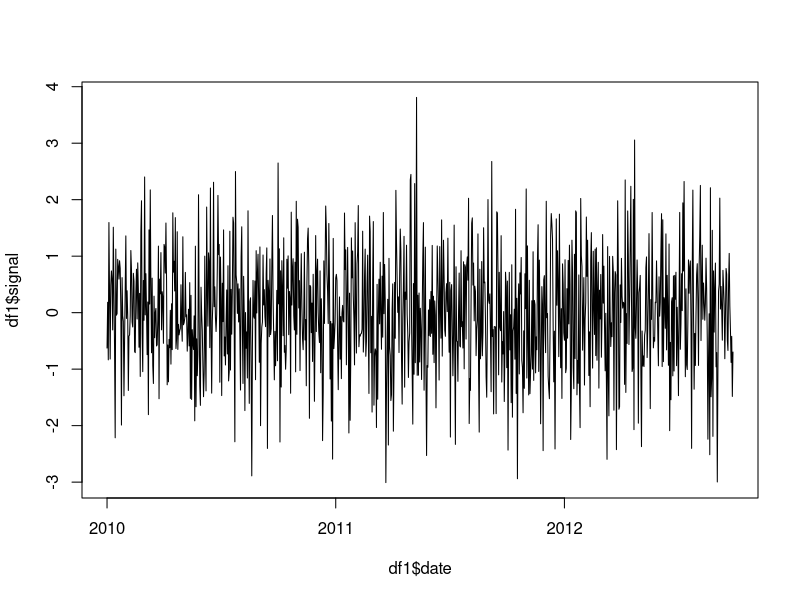
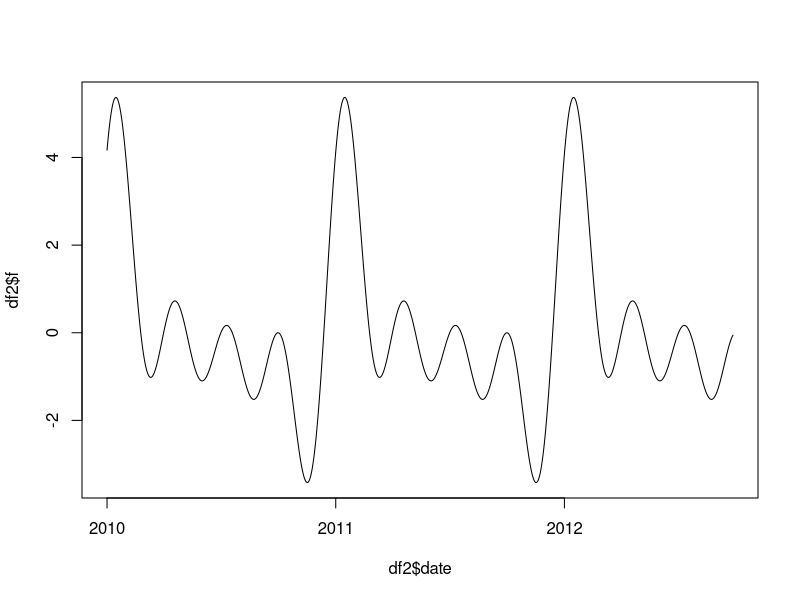
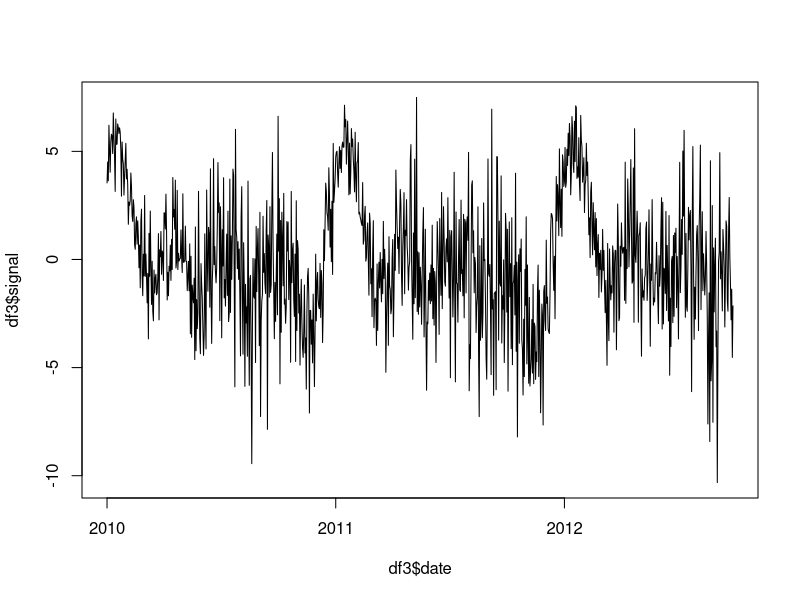
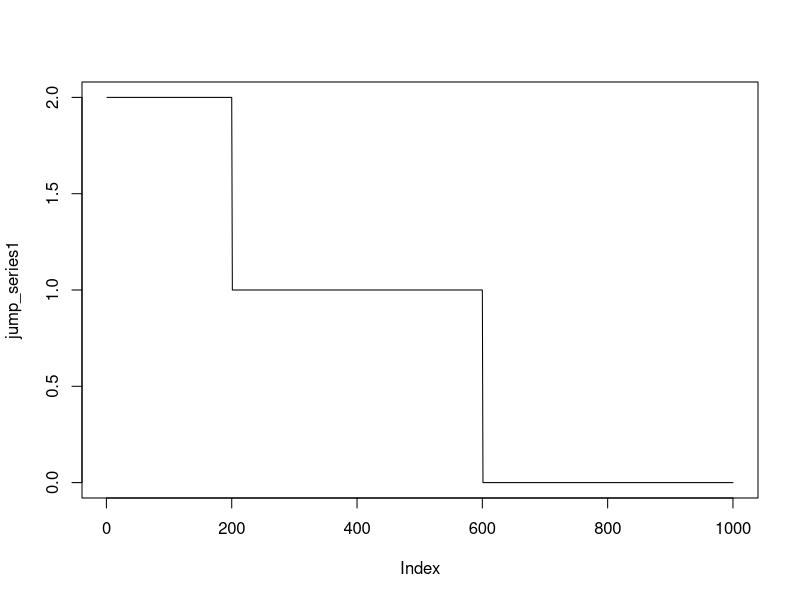
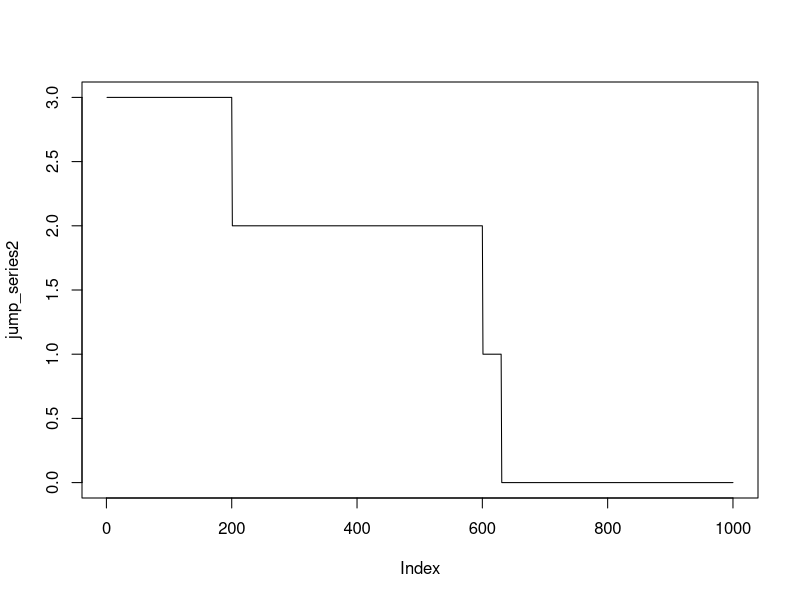

Reproduce these figures in R, in order. (Note: this script raises an error after producing the figures.)
## ---- chunk 1
knitr::opts_chunk$set(
  collapse = TRUE,
  comment = "#>",
  out.width = "100%"
)
options(tibble.print_min = 5, tibble.print_max = 5)
## ---- chunk 2
set.seed(1)
length_series = 1000
df1 = data.frame(date = seq.Date(from = as.Date("2010-01-01"),
                                to = as.Date("2010-01-01")+(length_series-1), 
                                by = "day"),  
                signal = rnorm(n = length_series, mean = 0, sd = 1))

plot(df1$date, df1$signal, type = "l")
head(df1, 3)
## ---- chunk 3
library(dplyr)

T <- 365.25
df2 <- df1 %>%
  mutate(t = as.numeric(date - date[1])+1,
  f = rowSums(sapply(1:4, function(i) cos(i*t*(2*pi)/T) + sin(i*t*(2*pi)/T))),
  signal = signal + f)

head(df2, 3)
plot(df2$date, df2$f, type = "l")
## ---- chunk 4
std = c(1, 1.25, 1.5, 1.75, 2, 2.25, 2.5, 2.75, 3, 2.5, 2, 1.5)

df3 <- df1 %>% 
  mutate(sd = std[as.numeric(format(date, "%m"))],
         signal = signal * sd ) %>%
  mutate(signal = signal + df2$f)

head(df3, 3)
plot(df3$date, df3$signal, type = "l")
## ---- chunk 5
df2 <- df2 %>% select(date, signal)
df3 <- df3 %>% select(date, signal)

names(df1)
names(df2)
names(df3)
## ---- chunk 6

# No cluster (group of close changepoint within 80 days)

jump_ind1 = c(200, 600)
jump_ind1

jump_series1 = rep(0, length_series)

for (i in jump_ind1) {
  jump_series1[1: i] <- jump_series1[1: i] + 1
}
plot(jump_series1, type = "l")

# The second and third changepoint formed a cluster 

jump_ind2 = c(200, 600, 630)
jump_ind2

jump_series2 = rep(0, length_series)

for (i in jump_ind2) {
  jump_series2[1: i] <- jump_series2[1: i] + 1
}
plot(jump_series2, type = "l")

# Function to generate jump series
generate_jump_series <- function(jump_indices, jump_amp, length_series) {
  jump_series <- rep(0, length_series)
  jump_indices <- c(1, jump_indices, length_series + 1)
  
  changes <- rep(0, length_series)
  changes[jump_indices[-length(jump_indices)]] <- jump_amp
  
  jump_series <- cumsum(changes)
  
  return(jump_series)
}

# Example data parameters
length_series <- 1000
jump_ind1 <- c(200, 600)
jump_ind2 <- c(200, 600, 630)

# Generate jump series
jump_series1 <- generate_jump_series(jump_ind1, length_series)
jump_series2 <- generate_jump_series(jump_ind2, length_series)

